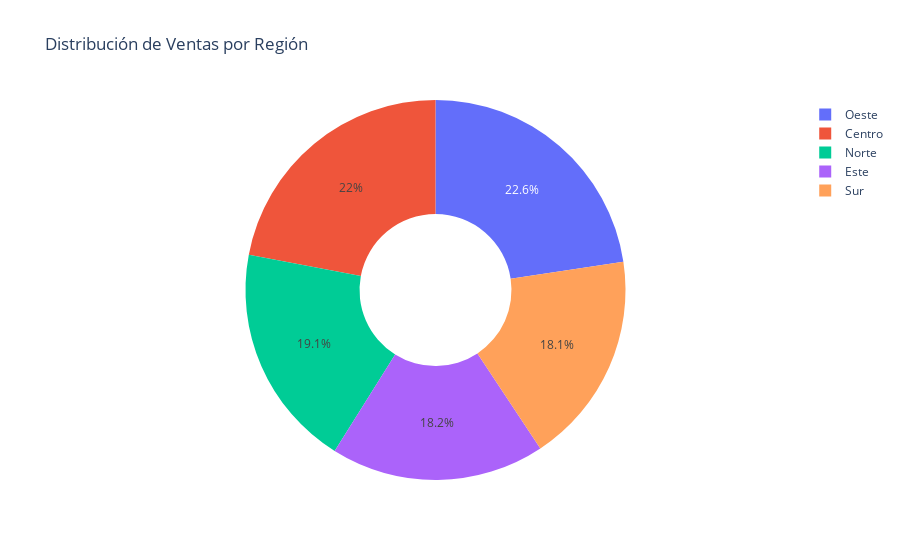

Notebook code cell kept with this figure:
### Code cell
# Ventas por región (pie chart)
ventas_region = df.groupby('region')['venta_total'].sum()

fig = px.pie(
    values=ventas_region.values,
    names=ventas_region.index,
    title='Distribución de Ventas por Región',
    hole=0.4
)
fig.show()

### Figure 1 — Plotly figure (JSON) as saved in the notebook; plotly's stock layout.template omitted (floating-point values rounded to 4 significant figures)
{"data": [{"domain": {"x": [0, 1], "y": [0, 1]}, "hole": 0.4, "hovertemplate": "label=%{label}<br>value=%{value}<extra></extra>", "labels": ["Centro", "Este", "Norte", "Oeste", "Sur"], "legendgroup": "", "name": "", "showlegend": true, "type": "pie", "values": [567700.0, 469300.0, 491300.0, 583100.0, 465700.0]}], "layout": {"legend": {"tracegroupgap": 0}, "title": {"text": "Distribución de Ventas por Región"}}}
